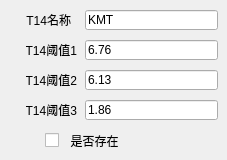
      <widget class="QWidget" name="tab_2">
       <attribute name="title">
        <string>试剂条14</string>
       </attribute>
       <widget class="QLabel" name="CH14_label3">
        <property name="geometry">
         <rect>
          <x>26</x>
          <y>70</y>
          <width>51</width>
          <height>20</height>
         </rect>
        </property>
        <property name="text">
         <string>T14阈值2</string>
        </property>
        <property name="alignment">
         <set>Qt::AlignRight|Qt::AlignTrailing|Qt::AlignVCenter</set>
        </property>
       </widget>
       <widget class="QLabel" name="CH14_label2">
        <property name="geometry">
         <rect>
          <x>26</x>
          <y>40</y>
          <width>51</width>
          <height>20</height>
         </rect>
        </property>
        <property name="text">
         <string>T14阈值1</string>
        </property>
        <property name="alignment">
         <set>Qt::AlignRight|Qt::AlignTrailing|Qt::AlignVCenter</set>
        </property>
       </widget>
       <widget class="QLineEdit" name="CH14_threshold2">
        <property name="geometry">
         <rect>
          <x>85</x>
          <y>70</y>
          <width>133</width>
          <height>20</height>
         </rect>
        </property>
        <property name="text">
         <string>6.13</string>
        </property>
       </widget>
       <widget class="QLabel" name="CH14_label4">
        <property name="geometry">
         <rect>
          <x>26</x>
          <y>100</y>
          <width>51</width>
          <height>20</height>
         </rect>
        </property>
        <property name="text">
         <string>T14阈值3</string>
        </property>
        <property name="alignment">
         <set>Qt::AlignRight|Qt::AlignTrailing|Qt::AlignVCenter</set>
        </property>
       </widget>
       <widget class="QLineEdit" name="CH14_threshold3">
        <property name="geometry">
         <rect>
          <x>85</x>
          <y>100</y>
          <width>133</width>
          <height>20</height>
         </rect>
        </property>
        <property name="text">
         <string>1.86</string>
        </property>
       </widget>
       <widget class="QCheckBox" name="CheckBox14">
        <property name="geometry">
         <rect>
          <x>45</x>
          <y>130</y>
          <width>101</width>
          <height>21</height>
         </rect>
        </property>
        <property name="text">
         <string>  是否存在</string>
        </property>
       </widget>
       <widget class="QLineEdit" name="CH14_threshold1">
        <property name="geometry">
         <rect>
          <x>85</x>
          <y>40</y>
          <width>133</width>
          <height>20</height>
         </rect>
        </property>
        <property name="text">
         <string>6.76</string>
        </property>
       </widget>
       <widget class="QLineEdit" name="CH14_name">
        <property name="geometry">
         <rect>
          <x>85</x>
          <y>10</y>
          <width>133</width>
          <height>20</height>
         </rect>
        </property>
        <property name="text">
         <string>KMT</string>
        </property>
       </widget>
       <widget class="QLabel" name="CH14_label1">
        <property name="geometry">
         <rect>
          <x>20</x>
          <y>10</y>
          <width>51</width>
          <height>20</height>
         </rect>
        </property>
        <property name="text">
         <string>T14名称</string>
        </property>
        <property name="alignment">
         <set>Qt::AlignRight|Qt::AlignTrailing|Qt::AlignVCenter</set>
        </property>
       </widget>
      </widget>
